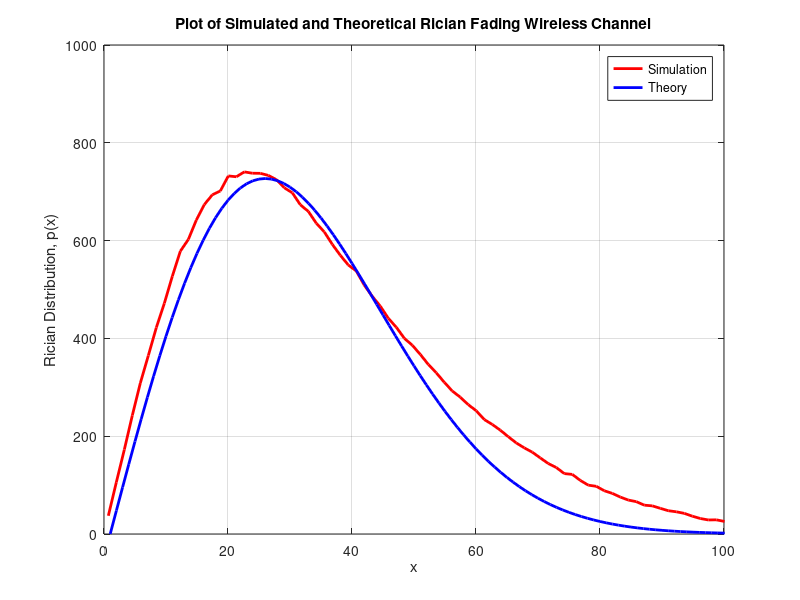
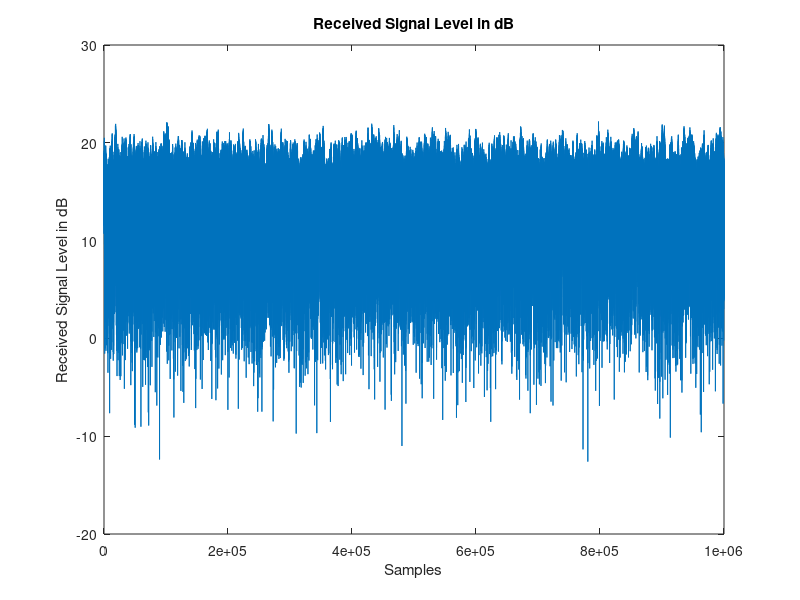

The MATLAB script that drew these images, in order:

%%%%%%%%%%%%%%%%%%%%%%%%%%%%%%%%%%%%%%%%%%%%%%%%%%%%%%%%%%%%%%%%%%%%%%%%%%
% Title     : Simulation of a Rician Fading Wireless Channel
% Author    : balarcode
% Version   : 1.0
% Date      : 3rd November 2024
% File Type : Matlab Script
% File Test : Verified on Matlab R2024b
% Comments  : Short-term fast fading of a wireless channel
%             can be modeled as a Rician fading channel.
%             The channel includes a dominant line of sight (LOS) component 
%             between transmitter and receiver as well as multipath propagation
%             of a transmitted EM wave through multiple scatterers in the
%             vicinity of the wireless receiver.
%             Rician fading wireless channel is used to model both indoor
%             and outdoor propagation channels including channels for
%             cellular communication and satellite communication.
%             Rayleigh fading is considered a special case of Rician fading
%             when there is no line of sight component in the received signal 
%             at the wireless receiver.
%
% All Rights Reserved.
% %%%%%%%%%%%%%%%%%%%%%%%%%%%%%%%%%%%%%%%%%%%%%%%%%%%%%%%%%%%%%%%%%%%%%%%%
%%

clear
close all

%-------------------------------------------------------------------------
% Simulation Parameter Initialization
%-------------------------------------------------------------------------
% Maximum Doppler frequency due to wireless receiver's motion
fd_max = 200;

% Symbol period (To be taken to be less than the Doppler period)
Ts = 0.1/fd_max;

fs = 1/Ts;

% Number of samples considered in the simulation
num_samples = 10^6;

M = 32;
n = 1 : M;
N = 4 * M;

% Initialize r_i and r_q to all zeros
r_i = zeros(1, num_samples); % Returns a vector of order 1 x num_samples with elements being zeros
r_q = r_i;

%-------------------------------------------------------------------------
% Simulation of a Rician Fading Wireless Channel
%-------------------------------------------------------------------------
fc = cos(2 * pi * (n-0.5)/N);

% Doppler frequency
fn = fd_max * cos(2 * pi * (n-0.5)/N); 
% NOTE: Since the Doppler frequency is very small compared to the carrier frequency,
%       the electric field components can be modeled as a narrow band random process.

% angle_n is the angle of the nth scattered wave arriving at the receiver w.r.t the direction of motion of the receiver
% NOTE: The scattered waves arrive at a uniform distribution angle.
angle_n = pi * n/(M); 

% 'alpha_n' is a real random variable representing the amplitude of LOS and scattered waves
H = hadamard(M);
alpha_n = H;

% The random phase of the LOS and scattered waves are statistically independent and
% uniformly distributed in (0, 2*pi)
theta = 2 * pi * rand(1, M);
% NOTE: Random phase is applied to both LOS and scattered waves under the
% assumption that the wireless transmitter and/or receiver are continuously in motion.

m = 1 : num_samples;

% Phase of the nth scattered wave arriving at the receiver with 
% Doppler shift included = (2*pi*fn*t)+theta; where 't' is sampled at 'm*Ts'
for idx = 1 : M
    r_i(m) = r_i(m) + ( alpha_n(idx) * cos(2*pi*fc(idx)*m*Ts+theta(idx)) ) + ( alpha_n(idx) * cos(angle_n(idx)) * cos(2*pi*fn(idx)*m*Ts+theta(idx)) );
    r_q(m) = r_q(m) + ( alpha_n(idx) * cos(2*pi*fc(idx)*m*Ts+theta(idx)) ) + ( alpha_n(idx) * sin(angle_n(idx)) * cos(2*pi*fn(idx)*m*Ts+theta(idx)) );
end
% NOTE-1: r_i and r_q represent the Gaussian random variables for the in-phase and 
%         quadrature-phase of the resultant Electric Field at the wireless receiver.
%         These two Gaussian random variables are independent and identically distributed.
% NOTE-2: Jakes Method uses Sum of Sinusoids to obtain the Gaussian random
%         variables with Doppler shift and angle of arrival included.
% NOTE-3: The second summand above represents the dominant line of sight path/wave.

% Complex baseband received signal from a Rician fading channel
received_signal = (r_i + 1i*r_q) / (sqrt(2/M)*(2/3));

% NOTE: The distribution of magnitude of the received signal follows a 
% Rician or Rice probability distribution.
magnitude_received_signal = abs(received_signal);

%------------------------------------------------------------------------
% FIGURE(S)
%------------------------------------------------------------------------
figure(1)
[rician_fading_sim, X_sim] = hist(magnitude_received_signal, N);
plot(X_sim, rician_fading_sim'/(N*0.29), '-r', 'LineWidth', 2);
hold on;

std_dev = 25;
X = (0 : N);
rician_fading_theory = 3e4*(X./(std_dev^2)).*exp((-X.^2-1)/(2*(std_dev^2))).*besselj(0,(X./(std_dev^2)));
plot(rician_fading_theory, '-b', 'LineWidth', 2);
% NOTE: Bessel function is of first kind with zeroth order.

axis([0 100 0 1000]);
grid on;
legend('Simulation', 'Theory');
xlabel('x');
ylabel('Rician Distribution, p(x)');
title('Plot of Simulated and Theoretical Rician Fading Wireless Channel');

figure(2)
t = (1 : num_samples);
plot(t, 10*log10(magnitude_received_signal));
xlabel('Samples');
ylabel('Received Signal Level in dB');
title('Received Signal Level in dB');
